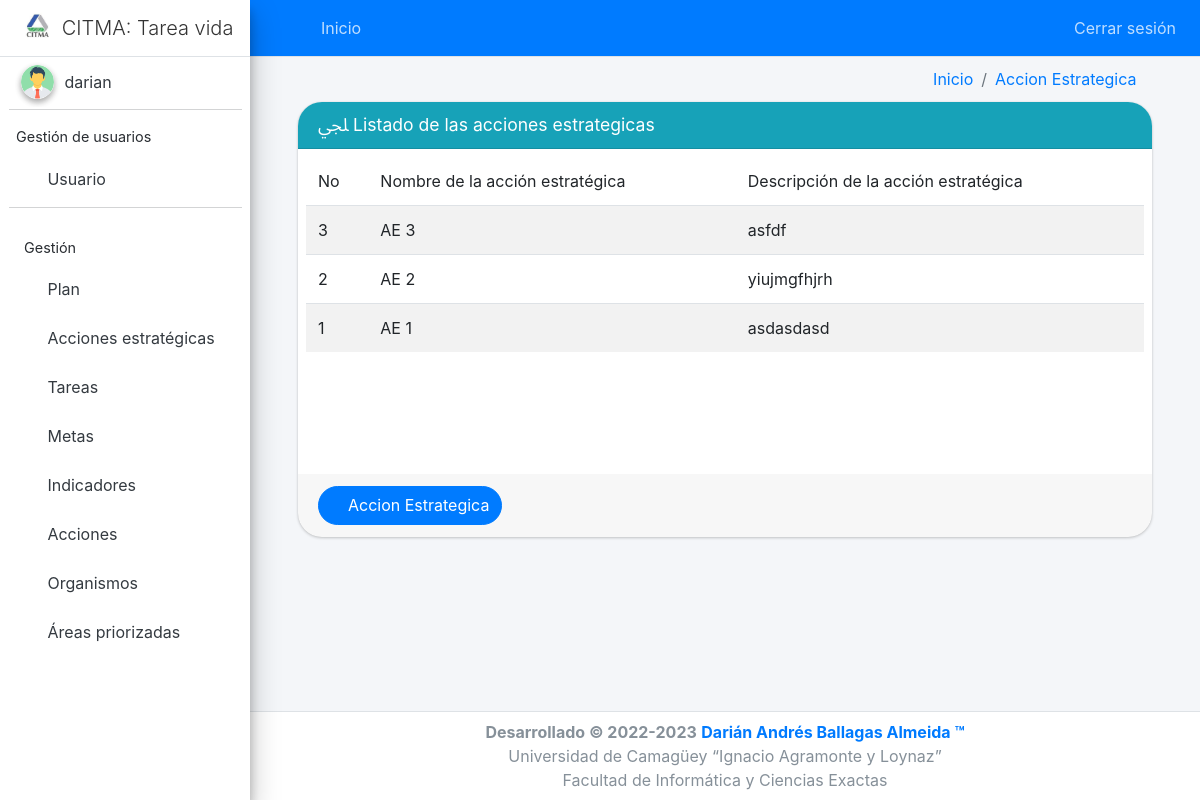
The app's page /accion/estrategica/list/ (signed in) with its own data.
### apps/user/models.py (models this page shows, shortened)
class Usuario(AbstractUser):
    role = models.CharField(max_length=50, choices=(
        ('client', 'Cliente'),
        ('admin', 'Administrador'),
        ('jefe_proyecto', 'Jefe de Proyecto'),
    ), verbose_name='Rol', null=True, blank=True, default='client')
    REQUIRED_FIELDS = ['role']

### apps/sigma_metas/models.py (models this page shows, shortened)
class AccionEstrategica(models.Model):
    nombre = models.CharField(max_length=200, verbose_name='Nombre de la Acción Estratégica')
    descripcion = models.TextField(max_length=500, verbose_name='Descripción de la acción estratégica')
    class Meta:
        db_table = 'TB_AccionEstrategica'
        default_permissions = []
        permissions = ()
        ordering = ['-id']

### apps/sigma_metas/views/accionestrategica.py (the view)
# urls.py: path('accion/estrategica/list/', AccionEstrategicaListView.as_view(), name='accion_estrategica_list'),
class AccionEstrategicaListView(LoginRequiredMixin,ListView):
    model = AccionEstrategica
    template_name = 'accion_estrategica/accion_estrategica_list.html'
    queryset = AccionEstrategica.objects.all()
    success_url = reverse_lazy('sigma:accion_estrategica_list')
    def get_context_data(self, **kwargs):
        context = super().get_context_data(**kwargs)
        context['create_url'] = reverse_lazy('sigma:accion_estrategica_create')
        context['entity'] = 'Accion Estrategica'
        context['title'] = 'Listado de las acciones estrategicas'
        return context

### apps/sigma_metas/templates/accion_estrategica/accion_estrategica_list.html (shortened to what this page needs)
{% extends 'base_list.html' %}
{% load static %}
{% block columns %}
    <td>No</td>
    <td>Nombre de la acción estratégica</td>
    <td>Descripción de la acción estratégica</td>
{% endblock %}
{% block rows %}
    {% if object_list %}
        {% for obj in object_list %}
            <tr>
                <td>{{ obj.pk }}</td>
                <td>{{ obj.nombre }}</td>
                <td>{{ obj.descripcion }}</td>
            </tr>
        {% endfor %}
    {% else %}
        <tr>
            <td> No hay datos para mostrar</td>
        </tr>
    {% endif %}
{% endblock %}

### templates/sidebar.html (shortened to what this page needs)
{% load static %}
<aside class="main-sidebar sidebar-light-primary elevation-4">
    <a href="#" class="brand-link">
        <img src="{% static 'img/citma_logo.jpeg' %}"
             alt="AdminLTE Logo"
             class="brand-image img-circle"
             style="opacity: .8">
        <span class="brand-text font-weight-light">CITMA: Tarea vida</span>
    </a>
    <div class="sidebar">
        {% if request.user.is_authenticated %}
            <div class="user-panel py-2  d-flex">
                <div class="image">
                    <img src="{% if request.user.get_image %}{{ request.user.get_image }}
                            {% else %}{% static 'img/user2.png' %}{% endif %}"
                         class="img-circle elevation-2" alt="User Image">
                </div>
                <div class="info">
                    <a href="#" class="d-block">{{ request.user.username }}</a>
                </div>
            </div>
            <div class="rayita-light"></div>
            <nav class="mt-2">
                <ul class="nav nav-pills nav-sidebar flex-column" data-widget="treeview" role="menu"
                    data-accordion="false">
                    {% if request.user.role == 'admin' %}
                        <li class="nav-header">Gestión de usuarios</li>
                        <li class="nav-item">
                            <a href="{% url 'user:user_list' %}" class="nav-link incidencia-sidebar">
                                <i class="nav-icon mdi mdi-circle "></i>
                                <p>
                                    Usuario
                                </p>
                            </a>
                        </li>
                        <div class="rayita-light"></div>
                    {% endif %}
                    <li class="nav-header" href="{% url 'sigma:plan_list' %}" >Gestión</li>
                    <li class="nav-item">
                        <a href="{% url 'sigma:plan_list' %}" class="nav-link incidencia-sidebar">
                            <i class="nav-icon mdi mdi-circle "></i>
                            <p>
                                Plan
                            </p>
                        </a>
                    </li>
                    <li class="nav-item">
                        <a href="{% url 'sigma:accion_estrategica_list' %}" class="nav-link incidencia-sidebar">
                            <i class="nav-icon mdi mdi-circle "></i>
                            <p>
                                Acciones estratégicas
                            </p>
                        </a>
                    </li>
                    <li class="nav-item">
                        <a href="{% url 'sigma:tarea_list' %}" class="nav-link incidencia-sidebar">
                            <i class="nav-icon mdi mdi-circle "></i>
                            <p>
                                Tareas
                            </p>
                        </a>
                    </li>
                    <li class="nav-item">
                        <a href="{% url 'sigma:meta_list' %}" class="nav-link incidencia-sidebar">
                            <i class="nav-icon mdi mdi-circle "></i>
                            <p>
                                Metas
                            </p>
                        </a>
                    </li>
                    <li class="nav-item">
                        <a href="{% url 'sigma:indicador_list' %}" class="nav-link incidencia-sidebar">
                            <i class="nav-icon mdi mdi-circle "></i>
                            <p>
                                Indicadores
                            </p>
                        </a>
                    </li>
                    <li class="nav-item">
                        <a href="{% url 'sigma:accion_list' %}" class="nav-link incidencia-sidebar">
                            <i class="nav-icon mdi mdi-circle "></i>
                            <p>
                                Acciones
                            </p>
                        </a>
                    </li>
                    <li class="nav-item">
                        <a href="{% url 'sigma:organismo_list' %}" class="nav-link incidencia-sidebar">
                            <i class="nav-icon mdi mdi-circle "></i>
                            <p>
                                Organismos
                            </p>
                        </a>
                    </li>
                    <li class="nav-item">
                        <a href="{% url 'sigma:area_list' %}" class="nav-link incidencia-sidebar">
                            <i class="nav-icon mdi mdi-circle "></i>
                            <p>
                            Áreas priorizadas
                            </p>
                        </a>
                    </li>
                </ul>
            </nav>
        {% endif %}
    </div>
</aside>

### static/css/mystyle.css (style rules this page uses)
a.nav-link { border-radius: 0 2rem 2rem 0 !important; }
a.brand-link img { margin-left: .5rem; }
.main-sidebar { width: 250px; }
.rayita, .rayita-light { margin: 2px 0 2px 1px; }
.rayita-light { border-top: 1px solid #d3d4d5; }

### records on screen
Usuario: user.username "darian"
AccionEstrategica: pk "3", nombre "AE 3", descripcion "asfdf"
AccionEstrategica: pk "2", nombre "AE 2", descripcion "yiujmgfhjrh"
AccionEstrategica: pk "1", nombre "AE 1", descripcion "asdasdasd"

### other values on screen
{{ entity }} "Accion Estrategica"
{{ title }} "Listado de las acciones estrategicas"
